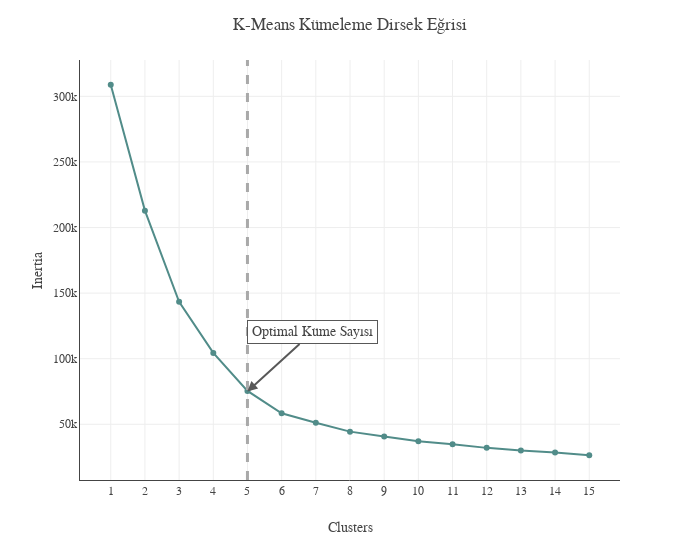

This figure's notebook cell:
### Markdown cell above
# K-Means Clustering

### Code cell
# K-Means Clustering
clust_df = cust.copy()
clust_df['Gender'] = [1 if i == "Women" else 0 for i in clust_df.Gender]

k_means = list()
for clust in range(1,16):
    km = KMeans(n_clusters=clust, init='k-means++', random_state=21).fit(clust_df)
    k_means.append(pd.Series({'Clusters': clust, 
                              'Inertia': km.inertia_,
                              'model': km}))

# Plot results
plot_km = (pd.concat(k_means, axis=1).T
           [['Clusters','Inertia']]
           .set_index('Clusters'))

fig = px.line(plot_km, x=plot_km.index, y='Inertia', markers=True)
fig.add_vline(x=5, line_width=3, line_dash="dash", line_color="darkgrey")
fig.add_annotation(
    xref="x domain",
    yref="y",
    x=.31,
    y=75e3,
    text="Optimal Küme Sayısı",
    axref="x domain",
    ayref="y",
    ax=.43,
    ay=12e4,
    arrowhead=2, 
    bordercolor="#585858",
    borderpad=4, 
    bgcolor='white',
    font=dict(size=14)
)
fig.update_traces(line_color='#518C89')
fig.update_layout(template=temp, title="K-Means Kümeleme Dirsek Eğrisi", 
                  xaxis=dict(tickmode = 'linear', showline=True), yaxis=dict(showline=True), width=700)
fig.show()

### Figure 1 — Plotly figure (JSON) as saved in the notebook; plotly's stock layout.template omitted (floating-point values rounded to 4 significant figures)
{"data": [{"hovertemplate": "Clusters=%{x}<br>Inertia=%{y}<extra></extra>", "legendgroup": "", "line": {"color": "#518C89", "dash": "solid"}, "marker": {"symbol": "circle"}, "mode": "markers+lines", "name": "", "orientation": "h", "showlegend": false, "type": "scatter", "x": [1, 2, 3, 4, 5, 6, 7, 8, 9, 10, 11, 12, 13, 14, 15], "xaxis": "x", "y": [308900.0, 212900.0, 143400.0, 104400.0, 75430.0, 58350.0, 51170.0, 44390.0, 40670.0, 37100.0, 34750.0, 32010.0, 29930.0, 28460.0, 26380.0], "yaxis": "y"}], "layout": {"annotations": [{"arrowhead": 2, "ax": 0.43, "axref": "x domain", "ay": 120000, "ayref": "y", "bgcolor": "white", "bordercolor": "#585858", "borderpad": 4, "font": {"size": 14}, "text": "Optimal Küme Sayısı", "x": 0.31, "xref": "x domain", "y": 75000, "yref": "y"}], "legend": {"tracegroupgap": 0}, "margin": {"t": 60}, "shapes": [{"line": {"color": "darkgrey", "dash": "dash", "width": 3}, "type": "line", "x0": 5, "x1": 5, "xref": "x", "y0": 0, "y1": 1, "yref": "y domain"}], "title": {"text": "K-Means Kümeleme Dirsek Eğrisi"}, "width": 700, "xaxis": {"anchor": "y", "domain": [0, 1], "showline": true, "tickmode": "linear", "title": {"text": "Clusters"}}, "yaxis": {"anchor": "x", "domain": [0, 1], "showline": true, "title": {"text": "Inertia"}}}}
